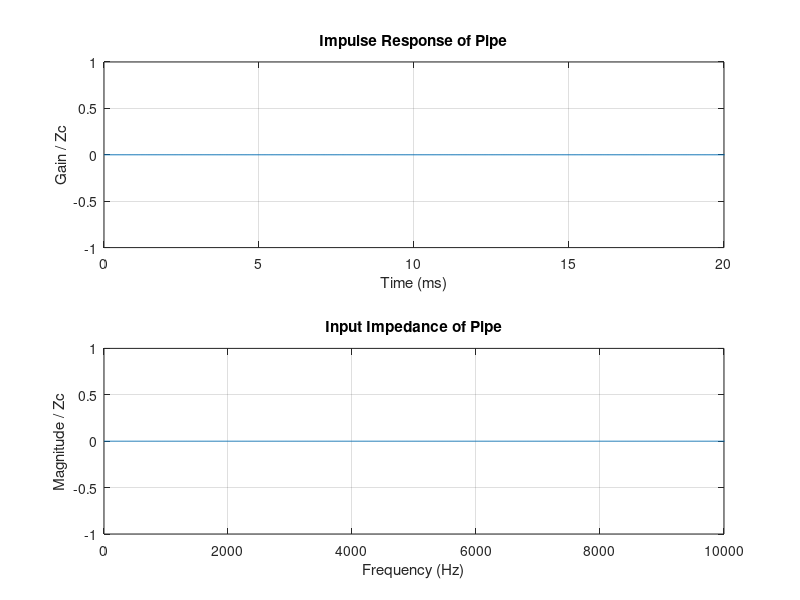

Reproduce this figure in MATLAB.
N = 20000;
fs = 44100;
c = 347.23;    % speed of sound (m/sec)
rho = 1.1769;  % density of air (kg/m^3) %

L = 0.4572;
r = 0.0238125 / 2;

f = c/L;
delay = round( fs / f);
Zc = rho * c / (pi * r^2);

% Reed Filter\
w = 1;
H = 0;
phi = 1;
wr = 2*pi*f;
alpha = wr/tan(wr/(2*fs));
gr = 2;
miur = 1;
ar = [alpha^2+gr*alpha+wr^2,2*(wr^2-alpha^2),alpha^2-gr*alpha+wr^2];
br = [0,-4/miur];
z_r = [];


b = 0.98 * [-0.221 -0.4108];
a = [1.0 -0.3801 0.0119];
z_l = [];

d = zeros(1, 2*delay);

pointer = 1;

p = zeros(1,N);
pm = 0:0.005:0.85; %determined from clarinet model
pmend = 0.85:0.005:0;
pm = [pm 0.85 * ones(1,N-2*length(pm)) pmend];
pdelta = zeros(1,N);

y = zeros(1,N);
u = [Zc, zeros(1, N)];

for i = 1:N
    pdelta(pointer) = -pm(pointer);

    [y(pointer), z_r] = filter(br, ar, d(pointer), z_r);

    A = pm(pointer) - 2*p(pointer);
    B = w*(y(pointer)+H)*sqrt(2/phi);
    u(pointer) = 0.5*(B*sqrt((Zc*B)^2+4*A-Zc*B^2))*sign(A); 
    
    [val, z_l] = filter(b, a, d(pointer), z_l);

    pdelta(pointer) = pdelta(pointer) - val;

    d(pointer) = val;
    
    p(pointer) = 2*val + Zc*u(pointer);


%   p(i) = 2 * d(pointer) + Zc*u;          % p- traveling into inpu
%   
%   % Open-end filtering
%   [dm(pointer), z_l] = filter(b, a, dp(pointer), z_l);
%   
%   dp(pointer) = p(i) + u(i);   % new p+ @ input
%   p(i) = p(i) + dp(pointer);   % physical pressure @ input
    
  
  pointer = pointer + 1;       % increment "pointer"
	
  if pointer > 2 * delay           % check delay-line limits
    pointer = 1;
  end
  
end


subplot(2,1,1)
T = 1/fs;
t = (0: T : (N-1)*T) * 1000;
plot( t, p / Zc )
grid
xlabel('Time (ms)')
ylabel('Gain / Zc')
title('Impulse Response of Pipe')
xlim([0 20]);

subplot(2,1,2)
f = 0: fs/(N-2) : fs/2;
P = fft( p );
plot( f, abs( P(1:N/2) / Zc ) )
grid
xlabel('Frequency (Hz)')
ylabel('Magnitude / Zc')
title('Input Impedance of Pipe')
v = axis;
axis( [0 10000 v(3) v(4) ] );

sound(p,fs)